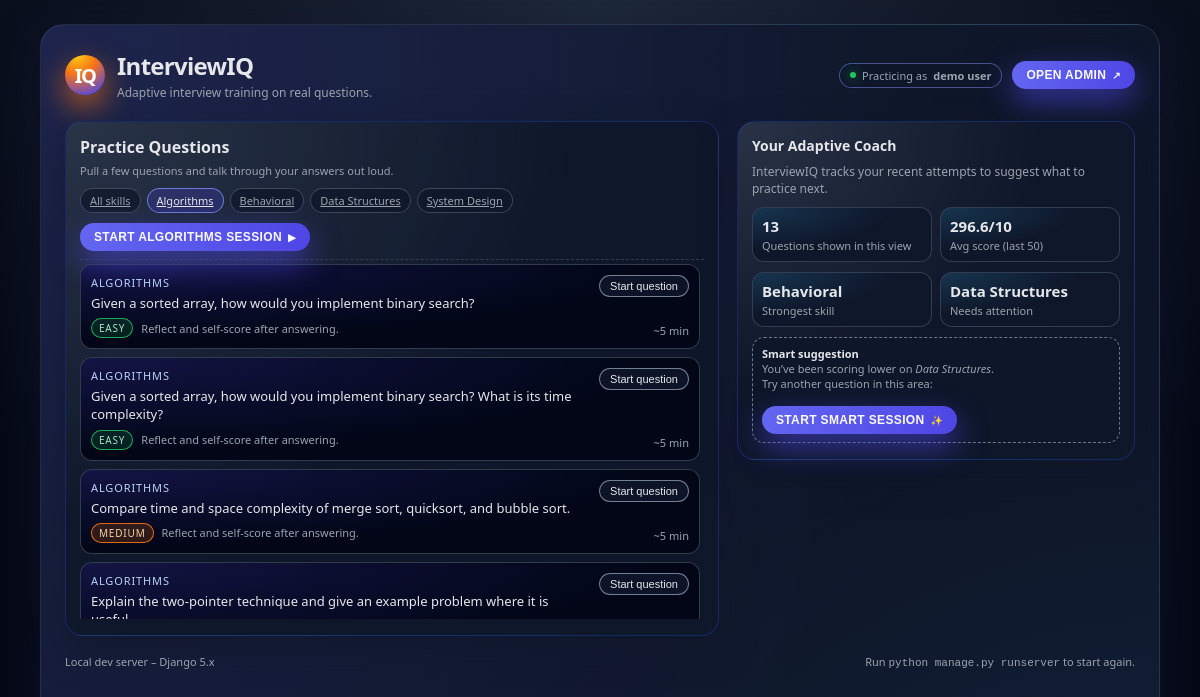
/?skill=2, run on the app's committed database.
### core/models.py (models this page shows, shortened)
class Skill(models.Model):
    name = models.CharField(max_length=100)

class Question(models.Model):
    question_text = models.TextField()
    skill = models.ForeignKey(Skill, on_delete=models.CASCADE)
    difficulty = models.CharField(max_length=20)

### core/views.py (the view)
# urls.py: path('', home, name='home'),
def home(request):
    skills = Skill.objects.order_by("name")
    skill_id = request.GET.get("skill")
    active_skill = None
    qs = Question.objects.select_related("skill").order_by("pk")
    if skill_id:
        active_skill = Skill.objects.filter(pk=skill_id).first()
        if active_skill:
            qs = qs.filter(skill=active_skill)
    questions = list(qs[:25])
    first_question = questions[0] if questions else None
    User = get_user_model()
    if request.user.is_authenticated:
        stats_user = request.user
    else:
        stats_user, _ = User.objects.get_or_create(
            username="demo_user",
            defaults={"email": "demo@example.com"},
        )
    recent_attempts = (
        Attempt.objects.filter(user=stats_user)
        .select_related("question__skill")
        .order_by("-created_at")[:50]
    )
    total_attempts = recent_attempts.count()
    avg_score = None
    best_skill_name = None
    weakest_skill_name = None
    if total_attempts:
        total_score = sum(a.score for a in recent_attempts if a.score is not None)
        scored_attempts = [a for a in recent_attempts if a.score is not None]
        if scored_attempts:
            avg_score = total_score / len(scored_attempts)
            by_skill = {}
            for a in scored_attempts:
                skill = a.question.skill
                if not skill:
                    continue
                bucket = by_skill.setdefault(skill, [])
                bucket.append(a.score)
            if by_skill:
                skill_avgs = {
                    skill: (sum(scores) / len(scores))
                    for skill, scores in by_skill.items()
                }
                best_skill = max(skill_avgs, key=skill_avgs.get)
                weakest_skill = min(skill_avgs, key=skill_avgs.get)
                best_skill_name = best_skill.name
                weakest_skill_name = weakest_skill.name
    smart_skill = None
    smart_question = None
    if weakest_skill_name:
        smart_skill = Skill.objects.filter(name=weakest_skill_name).first()
        if smart_skill:
            smart_question = (
                Question.objects.filter(skill=smart_skill).order_by("pk").first()
            )
    return render(
        request,
        "home.html",
        {
            "questions": questions,
            "skills": skills,
            "active_skill": active_skill,
            "first_question": first_question,
            "total_attempts": total_attempts,
            "avg_score": avg_score,
            "best_skill_name": best_skill_name,
            "weakest_skill_name": weakest_skill_name,
            "smart_skill": smart_skill,
            "smart_question": smart_question,
        },
    )

### templates/home.html (shortened to what this page needs)
<!DOCTYPE html>
<html lang="en">
<head>
</head>
<body>
<div class="page">
    <header class="header">
        <div class="brand">
            <div class="brand-logo">IQ</div>
            <div class="brand-text">
                <h1>InterviewIQ</h1>
                <p>Adaptive interview training on real questions.</p>
            </div>
        </div>
        <div class="header-cta">
            <div class="pill">
                <span class="pill-dot"></span>
                {% if request.user.is_authenticated %}
                    Signed in as <strong>{{ request.user.username }}</strong>
                {% else %}
                    Practicing as <strong>demo user</strong>
                {% endif %}
            </div>
            <button class="primary-btn" onclick="window.location.href='/admin/'">
                <span>Open Admin</span>
                <span class="icon">↗</span>
            </button>
        </div>
    </header>
    <main class="layout">
        <section class="questions-card">
            <div class="questions-header">
                <div>
                    <h2>Practice Questions</h2>
                    <span>Pull a few questions and talk through your answers out loud.</span>
                </div>
            </div>
            <div class="filters">
                <a href="/" class="filter-chip {% if not active_skill %}primary{% endif %}">
                    All skills
                </a>
                {% for skill in skills %}
                    <a
                        href="/?skill={{ skill.id }}"
                        class="filter-chip {% if active_skill and active_skill.id == skill.id %}primary{% endif %}"
                    >
                        {{ skill.name }}
                    </a>
                {% endfor %}
            </div>
            {% if active_skill and first_question %}
                <div style="margin-bottom: 8px;">
                    <button
                        class="primary-btn"
                        type="button"
                        onclick="window.location.href='/question/{{ first_question.id }}/'"
                    >
                        <span>Start {{ active_skill.name }} session</span>
                        <span class="icon">▶</span>
                    </button>
                </div>
            {% endif %}
            <div class="questions-list">
                {% if questions %}
                    {% for q in questions %}
                        <article class="question-card">
                            <div class="question-main">
                                <div class="question-skill">
                                    {{ q.skill.name|default:"General" }}
                                </div>
                                <div class="question-text">
                                    {{ q.question_text }}
                                </div>
                                <div class="question-meta">
                                    {% if q.difficulty %}
                                        {% with diff=q.difficulty|lower %}
                                            <span class="difficulty-pill {% if diff == 'easy' %}difficulty-easy{% elif diff == 'medium' %}difficulty-medium{% elif diff == 'hard' %}difficulty-hard{% endif %}">
                                                {{ q.difficulty|title }}
                                            </span>
                                        {% endwith %}
                                    {% endif %}
                                    <span>Reflect and self‑score after answering.</span>
                                </div>
                            </div>
                            <div class="question-cta">
                                <button class="ghost-btn" type="button" onclick="window.location.href='/question/{{ q.id }}/'">
                                    Start question
                                </button>
                                <span>~5 min</span>
                            </div>
                        </article>
                    {% endfor %}
                {% endif %}
            </div>
        </section>
        <aside class="side-card">
            <h3>Your Adaptive Coach</h3>
            <p>
                InterviewIQ tracks your recent attempts to suggest what to practice next.
            </p>
            <div class="stat-grid">
                <div class="stat">
                    <strong>{{ questions|length }}</strong>
                    Questions shown in this view
                </div>
                <div class="stat">
                    <strong>
                        {% if avg_score %}
                            {{ avg_score|floatformat:1 }}/10
                        {% else %}
                            –
                        {% endif %}
                    </strong>
                    Avg score (last 50)
                </div>
            </div>
            <div class="stat-grid">
                <div class="stat">
                    <strong>
                        {% if best_skill_name %}
                            {{ best_skill_name }}
                        {% else %}
                            –
                        {% endif %}
                    </strong>
                    Strongest skill
                </div>
                <div class="stat">
                    <strong>
                        {% if weakest_skill_name %}
                            {{ weakest_skill_name }}
                        {% else %}
                            –
                        {% endif %}
                    </strong>
                    Needs attention
                </div>
            </div>
            {% if smart_skill and smart_question %}
                <div class="hint">
                    <strong>Smart suggestion</strong><br>
                    You’ve been scoring lower on <em>{{ smart_skill.name }}</em>.<br>
                    Try another question in this area:
                    <br><br>
                    <button
                        class="primary-btn"
                        type="button"
                        onclick="window.location.href='/question/{{ smart_question.id }}/'"
                    >
                        <span>Start smart session</span>
                        <span class="icon">✨</span>
                    </button>
                </div>
            {% else %}
                <div class="hint">
                    <strong>First time here?</strong><br>
                    Pick a skill on the left, work through a few questions, and
                    we’ll start tailoring suggestions based on your scores.
                </div>
            {% endif %}
        </aside>
    </main>
    <footer class="footer">
        <span>Local dev server – Django {{ django_version|default:"5.x" }}</span>
        <span>Run <code>python manage.py runserver</code> to start again.</span>
    </footer>
</div>
</body>
</html>

### data on the page
Skill: name "Algorithms", name "ALGORITHMS"
Skill: name "Behavioral"
Skill: name "Data Structures"
Skill: name "System Design"
Question: skill.name "ALGORITHMS", question_text "Given a sorted array, how would you implement binary search?", difficulty "EASY"
Question: skill.name "ALGORITHMS", question_text "Given a sorted array, how would you implement binary search? What is its time complexity?", difficulty "EASY"
Question: skill.name "ALGORITHMS", question_text "Compare time and space complexity of merge sort, quicksort, and bubble sort.", difficulty "MEDIUM"
Question: skill.name "ALGORITHMS", question_text "Explain the two‑pointer technique and give an example problem where it is…"

### other printed values
{{ questions|length }} "13"
{{ avg_score|floatformat:1 }} "296.6"
{{ django_version|default:"5.x" }} "5.x"
